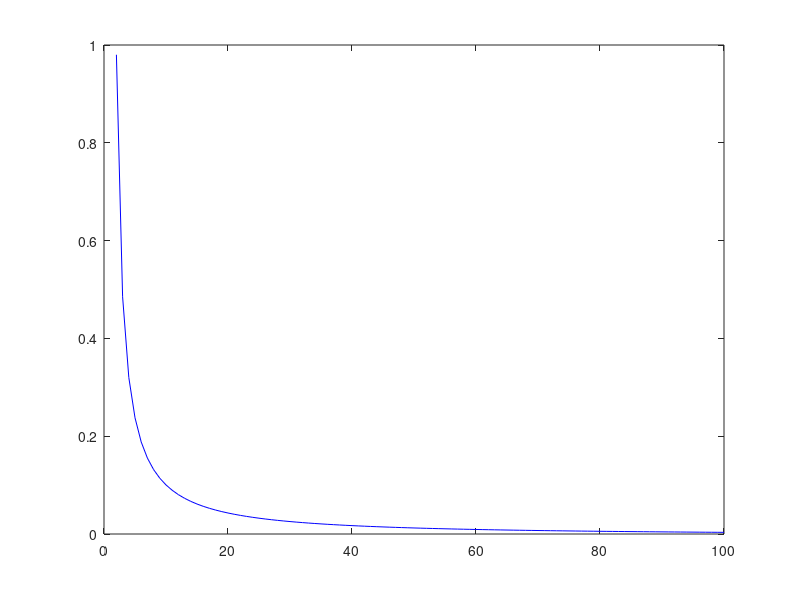

This chart was generated by the following MATLAB code:
%-----------------------------------------------------------------------------------
% Analisis de error entre funcion lsode y resolucion con Euler Hacia Adelante
%-----------------------------------------------------------------------------------

1;

%%-------------------------- Codigo de lsode: ---------------------------------------

function xdot = f (x, t)

  xdot = zeros (4,1);

  xdot(1) = x(3);
  xdot(2) = x(4);
  xdot(3) = (-2*x(2)*x(3)*x(4))/(x(1)^2 + x(2)^2 +1);
  xdot(4) = (-2*x(1)*x(3)*x(4))/(x(1)^2 + x(2)^2 +1);

endfunction

t = linspace(0,100,100);

y = lsode("f",[ 0; 0; 0.01; 0.01],t);

% Vectores u y v obtenidos con funcion lsode:
uls = y(:,1);
vls = y(:,2);


%%------------------ Codigo de Euler Hacia Adelante: ---------------------------------

% Intervalo de la funcion
au = 0 ;
bu = 100 ;
av = 0 ;
bv = 100 ;

% Cantidad de subintervalos
N = 100 ;

%Defino el largo de los intervalos
hu = ( bu - au ) / N ;
hv = ( bv - av ) / N ;

% Defino vectores para los valores funcionales de u,v,p y q
uEu = zeros(1,N+1) ;
vEu = zeros(1,N+1) ;
p = zeros(1,N+1) ;  
q = zeros(1,N+1) ;

% Asigno condiciones iniciales
uEu(1) = 0 ;
vEu(1) = 0 ;
p(1) = 0.01 ;
q(1) = 0.01 ;

for i = 1 : N
  uEu(i+1) = uEu(i) + hu*p(i) ;
  vEu(i+1) = vEu(i) + hv*q(i) ;
  p(i+1) = p(i) + hu*(-2)*vEu(i)*p(i)*q(i)/((uEu(i))^2+(vEu(i))^2+1) ;
  q(i+1) = q(i) + hv*(-2)*uEu(i)*p(i)*q(i)/((uEu(i))^2+(vEu(i))^2+1) ;
end;


% ------------- Calculo de error entre ambos metodos: ----------------------------------

error=zeros(1,N);
for i= 1 : N
  error(i)=(((uls(i)-uEu(i+1))^2+(vls(i)-vEu(i+1))^2)^(0.5))/(((uls(i))^2+(vls(i))^2)^(0.5));
end;
k=1:1:100;
plot(k,error,"b")